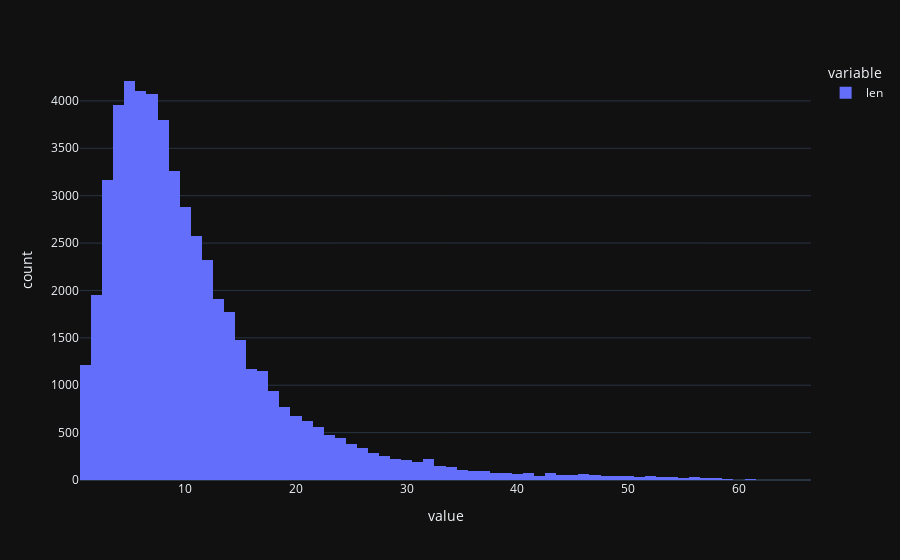

Notebook code for this chart:
### Code cell
# What is the average length of the title
data['len']=data['title'].apply(lambda x : len(x.split(' ')))
px.histogram(data['len'],template='plotly_dark')

### Figure 1 — Plotly figure (JSON) as saved in the notebook; plotly's stock layout.template omitted (floating-point values rounded to 4 significant figures; data arrays with more than 128 entries replaced by an {"elided": "..."} marker saying what was removed)
{"data": [{"alignmentgroup": "True", "bingroup": "x", "hovertemplate": "variable=len<br>value=%{x}<br>count=%{y}<extra></extra>", "legendgroup": "len", "marker": {"color": "#636efa", "pattern": {"shape": ""}}, "name": "len", "offsetgroup": "len", "orientation": "v", "showlegend": true, "type": "histogram", "x": {"elided": "53187 int values"}, "xaxis": "x", "yaxis": "y"}], "layout": {"barmode": "relative", "legend": {"title": {"text": "variable"}, "tracegroupgap": 0}, "margin": {"t": 60}, "xaxis": {"anchor": "y", "domain": [0, 1], "title": {"text": "value"}}, "yaxis": {"anchor": "x", "domain": [0, 1], "title": {"text": "count"}}}}
